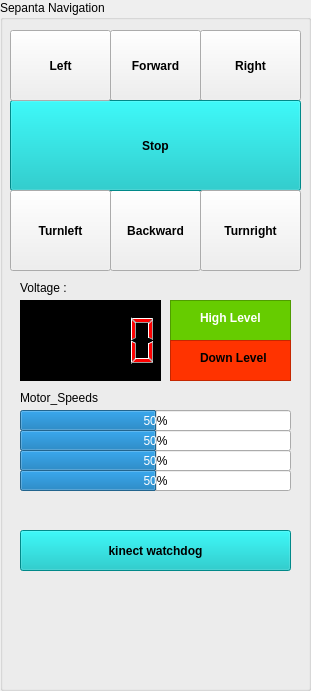
       <widget class="QGroupBox" name="groupBox">
        <property name="geometry">
         <rect>
          <x>0</x>
          <y>0</y>
          <width>311</width>
          <height>691</height>
         </rect>
        </property>
        <property name="title">
         <string>Sepanta Navigation</string>
        </property>
        <widget class="QPushButton" name="btn_forward">
         <property name="geometry">
          <rect>
           <x>110</x>
           <y>30</y>
           <width>91</width>
           <height>71</height>
          </rect>
         </property>
         <property name="font">
          <font>
           <weight>75</weight>
           <bold>true</bold>
          </font>
         </property>
         <property name="text">
          <string>Forward</string>
         </property>
        </widget>
        <widget class="QPushButton" name="btn_right">
         <property name="geometry">
          <rect>
           <x>200</x>
           <y>30</y>
           <width>101</width>
           <height>71</height>
          </rect>
         </property>
         <property name="font">
          <font>
           <weight>75</weight>
           <bold>true</bold>
          </font>
         </property>
         <property name="text">
          <string>Right</string>
         </property>
        </widget>
        <widget class="QPushButton" name="btn_backward">
         <property name="geometry">
          <rect>
           <x>110</x>
           <y>190</y>
           <width>91</width>
           <height>81</height>
          </rect>
         </property>
         <property name="font">
          <font>
           <weight>75</weight>
           <bold>true</bold>
          </font>
         </property>
         <property name="text">
          <string>Backward</string>
         </property>
        </widget>
        <widget class="QPushButton" name="btn_stop">
         <property name="geometry">
          <rect>
           <x>10</x>
           <y>100</y>
           <width>291</width>
           <height>91</height>
          </rect>
         </property>
         <property name="font">
          <font>
           <weight>75</weight>
           <bold>true</bold>
          </font>
         </property>
         <property name="styleSheet">
          <string notr="true">background-color: rgb(0, 192, 192);</string>
         </property>
         <property name="text">
          <string>Stop</string>
         </property>
        </widget>
        <widget class="QPushButton" name="btn_left">
         <property name="geometry">
          <rect>
           <x>10</x>
           <y>30</y>
           <width>101</width>
           <height>71</height>
          </rect>
         </property>
         <property name="font">
          <font>
           <weight>75</weight>
           <bold>true</bold>
          </font>
         </property>
         <property name="text">
          <string>Left</string>
         </property>
        </widget>
        <widget class="QPushButton" name="btn_turn_left">
         <property name="geometry">
          <rect>
           <x>10</x>
           <y>190</y>
           <width>101</width>
           <height>81</height>
          </rect>
         </property>
         <property name="font">
          <font>
           <weight>75</weight>
           <bold>true</bold>
          </font>
         </property>
         <property name="styleSheet">
          <string notr="true"/>
         </property>
         <property name="text">
          <string>Turnleft</string>
         </property>
        </widget>
        <widget class="QPushButton" name="btn_turn_right">
         <property name="geometry">
          <rect>
           <x>200</x>
           <y>190</y>
           <width>101</width>
           <height>81</height>
          </rect>
         </property>
         <property name="font">
          <font>
           <weight>75</weight>
           <bold>true</bold>
          </font>
         </property>
         <property name="text">
          <string>Turnright</string>
         </property>
        </widget>
        <widget class="QLCDNumber" name="lcd_voltage">
         <property name="geometry">
          <rect>
           <x>20</x>
           <y>300</y>
           <width>141</width>
           <height>81</height>
          </rect>
         </property>
         <property name="autoFillBackground">
          <bool>false</bool>
         </property>
         <property name="styleSheet">
          <string notr="true">background-color: rgb(0, 0, 0);
color: rgb(255, 0, 0);
border-color: rgb(255, 0, 0);
gridline-color: rgb(255, 0, 0);</string>
         </property>
         <property name="smallDecimalPoint">
          <bool>false</bool>
         </property>
        </widget>
        <widget class="QLabel" name="label_10">
         <property name="geometry">
          <rect>
           <x>20</x>
           <y>280</y>
           <width>101</width>
           <height>16</height>
          </rect>
         </property>
         <property name="text">
          <string>Voltage :</string>
         </property>
        </widget>
        <widget class="QProgressBar" name="progress_speed4">
         <property name="geometry">
          <rect>
           <x>20</x>
           <y>470</y>
           <width>271</width>
           <height>21</height>
          </rect>
         </property>
         <property name="styleSheet">
          <string notr="true">font: 75 12pt &quot;Ubuntu&quot;;</string>
         </property>
         <property name="maximum">
          <number>255</number>
         </property>
         <property name="value">
          <number>128</number>
         </property>
        </widget>
        <widget class="QLabel" name="label">
         <property name="geometry">
          <rect>
           <x>20</x>
           <y>390</y>
           <width>91</width>
           <height>16</height>
          </rect>
         </property>
         <property name="text">
          <string>Motor_Speeds</string>
         </property>
        </widget>
        <widget class="QProgressBar" name="progress_speed1">
         <property name="geometry">
          <rect>
           <x>20</x>
           <y>410</y>
           <width>271</width>
           <height>21</height>
          </rect>
         </property>
         <property name="styleSheet">
          <string notr="true">font: 75 12pt &quot;Ubuntu&quot;;</string>
         </property>
         <property name="maximum">
          <number>255</number>
         </property>
         <property name="value">
          <number>128</number>
         </property>
        </widget>
        <widget class="QProgressBar" name="progress_speed2">
         <property name="geometry">
          <rect>
           <x>20</x>
           <y>430</y>
           <width>271</width>
           <height>21</height>
          </rect>
         </property>
         <property name="styleSheet">
          <string notr="true">font: 75 12pt &quot;Ubuntu&quot;;</string>
         </property>
         <property name="maximum">
          <number>255</number>
         </property>
         <property name="value">
          <number>128</number>
         </property>
        </widget>
        <widget class="QProgressBar" name="progress_speed3">
         <property name="geometry">
          <rect>
           <x>20</x>
           <y>450</y>
           <width>271</width>
           <height>21</height>
          </rect>
         </property>
         <property name="styleSheet">
          <string notr="true">font: 75 12pt &quot;Ubuntu&quot;;</string>
         </property>
         <property name="maximum">
          <number>255</number>
         </property>
         <property name="value">
          <number>128</number>
         </property>
        </widget>
        <widget class="QFrame" name="frm_up1">
         <property name="geometry">
          <rect>
           <x>170</x>
           <y>300</y>
           <width>121</width>
           <height>41</height>
          </rect>
         </property>
         <property name="autoFillBackground">
          <bool>false</bool>
         </property>
         <property name="styleSheet">
          <string notr="true">background-color: rgb(102, 204, 0);</string>
         </property>
         <property name="frameShape">
          <enum>QFrame::StyledPanel</enum>
         </property>
         <property name="frameShadow">
          <enum>QFrame::Raised</enum>
         </property>
         <widget class="QLabel" name="frm_up2">
          <property name="geometry">
           <rect>
            <x>30</x>
            <y>10</y>
            <width>71</width>
            <height>16</height>
           </rect>
          </property>
          <property name="font">
           <font>
            <weight>75</weight>
            <bold>true</bold>
           </font>
          </property>
          <property name="styleSheet">
           <string notr="true">color: rgb(255, 255, 255);</string>
          </property>
          <property name="text">
           <string>High Level</string>
          </property>
         </widget>
        </widget>
        <widget class="QFrame" name="frm_down1">
         <property name="geometry">
          <rect>
           <x>170</x>
           <y>340</y>
           <width>121</width>
           <height>41</height>
          </rect>
         </property>
         <property name="acceptDrops">
          <bool>false</bool>
         </property>
         <property name="autoFillBackground">
          <bool>false</bool>
         </property>
         <property name="styleSheet">
          <string notr="true">background-color: rgb(255, 51, 0);</string>
         </property>
         <property name="frameShape">
          <enum>QFrame::StyledPanel</enum>
         </property>
         <property name="frameShadow">
          <enum>QFrame::Raised</enum>
         </property>
         <widget class="QLabel" name="frm_down2">
          <property name="geometry">
           <rect>
            <x>30</x>
            <y>10</y>
            <width>71</width>
            <height>16</height>
           </rect>
          </property>
          <property name="font">
           <font>
            <weight>75</weight>
            <bold>true</bold>
           </font>
          </property>
          <property name="text">
           <string>Down Level</string>
          </property>
         </widget>
        </widget>
        <widget class="QPushButton" name="btn_kinect">
         <property name="geometry">
          <rect>
           <x>20</x>
           <y>530</y>
           <width>271</width>
           <height>41</height>
          </rect>
         </property>
         <property name="font">
          <font>
           <weight>75</weight>
           <bold>true</bold>
          </font>
         </property>
         <property name="styleSheet">
          <string notr="true">background-color: rgb(0, 192, 192);</string>
         </property>
         <property name="text">
          <string>kinect watchdog</string>
         </property>
        </widget>
       </widget>
